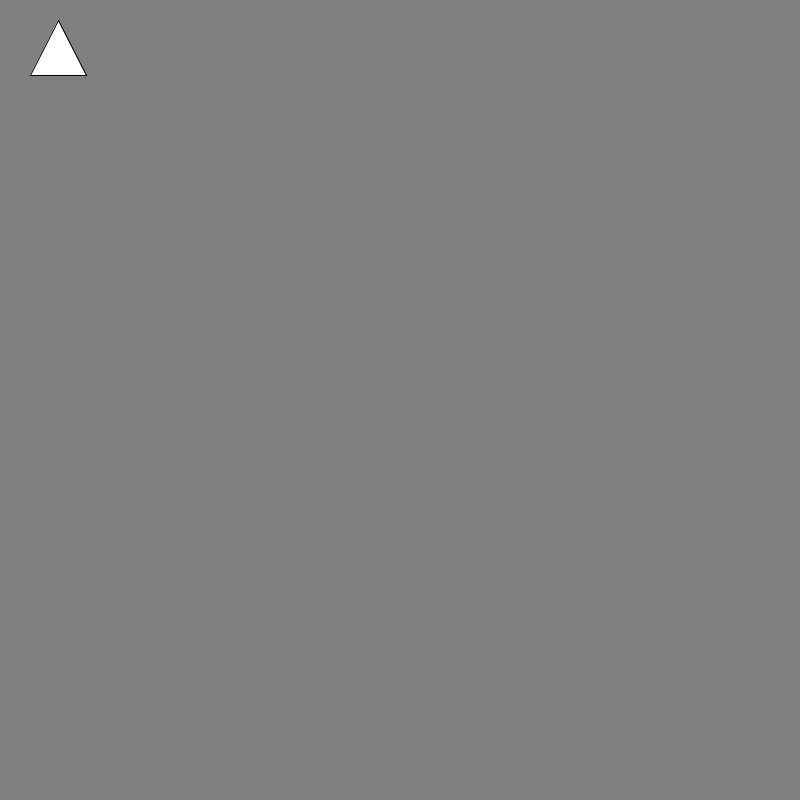
Frame 1 (no input)
Frame 60 (the mouse pressed at the canvas centre just before this capture): identical to frame 1, image omitted
Frame 120 (the mouse held since frame 60 and released just before this capture): identical to frame 1, image omitted

The Processing sketch that drew this single still picture (run headless with seeded random() and noise(); from frame 60 on, the mouse is pressed at the canvas centre):

// Processing sketch: beginShape
// ── beginShape.pde
void setup() {
  size(800, 800);
}
void draw() {
  //triangle(30, 75, 58, 20, 86, 75);
  background(128);
  
  beginShape();
  
  vertex(30, 75);
  vertex(58, 20);
  vertex(86, 75);
  
  endShape(CLOSE);
  
}
